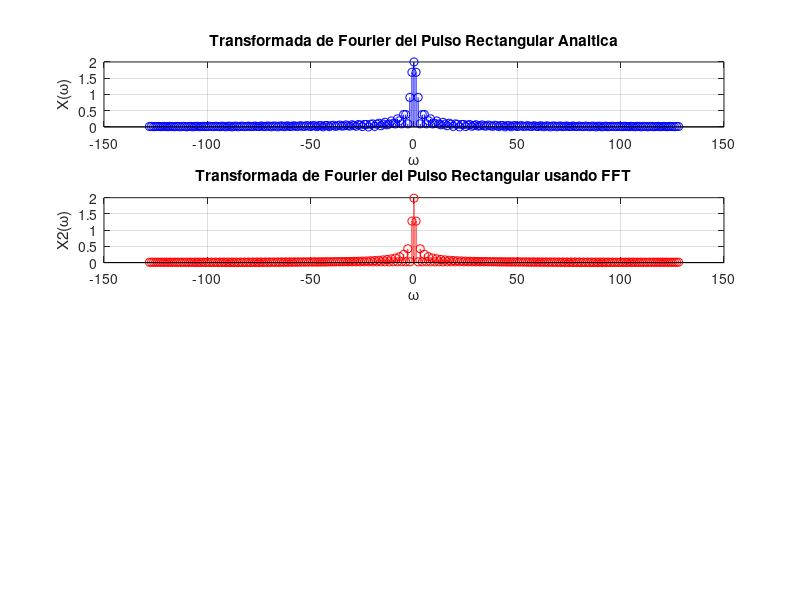

Reproduce this figure in MATLAB.
% Script OCTAVE para la transformada de Fourier del pulso rectangular.
a1=1; 	
T=4;    
Ts=1/64;                                                                    % duraci�n de la se�al
f0=T/Ts;                                                                      % valor de la frecuencia lineal
fs=50*f0;                                                % intervalo de muestreo y frecuencia de muestreo
t=[-T/2:Ts:T/2];                                                             % vector de tiempo
f=[-128:128];                                                                % vector de frecuencias
wm = 5;
ws1 = -10;
ws2 = 10;


x=abs(t)<a1; 
Xw=fft(x)*Ts; 

sa=inline('(sin(x)+(x==0))./(x+(x==0))','x'); 	% Genera la funci�n sa(x)=sin(x)/x.

ta= (2*a1*sa(a1*f));

pb = abs(f) <= wm; %filtro pasa-bajas
pa = abs(f) >= wm;
pbd = ws1 <= abs(f) & abs(f) <= ws2; 
sbd = ~ (ws1 <= abs(f) & abs(f) <= ws2);


y1 = abs(fftshift(Xw)).*pb;
y2 = abs(fftshift(Xw)).*pa;
y3 = abs(fftshift(Xw)).*pbd;
y4 = abs(fftshift(Xw)).*sbd;
iy1 = ifft(y1);
iy2 = ifft(y2);
iy3 = ifft(y3);
iy4 = ifft(y4);


disp('1) Filtro pasa-bajas');

disp('2) Filtro pasa-altas');

disp('3) Filtro pasa-banda');

disp('4) Filtro suprime-banda');

option = input('Cual filtro desea usar?');



switch (option)
  case 1
    subplot(4,1,1); stem(f,abs(ta),'-b'); xlabel('\omega'); ylabel('X(\omega)'); title('Transformada de Fourier del Pulso Rectangular Analtica'); grid;
    subplot(4,1,2); stem(f,fftshift(abs(Xw)),'-r'); xlabel('\omega'); ylabel('X2(\omega)'); title('Transformada de Fourier del Pulso Rectangular usando FFT'); grid;
    subplot(4,1,3); stem(f,y1,'-g'); xlabel('\omega'); ylabel('H(\omega)'); title('Filtro pasa-bajas'); grid;
    subplot(4,1,4); stem(t,iy1,'-b'); xlabel('t'); ylabel('y1(t)'); title('Deformacion x(t) por el filtro pasabajas'); grid; 
  case 2
    subplot(4,1,1); stem(f,abs(ta),'-b'); xlabel('\omega'); ylabel('X(\omega)'); title('Transformada de Fourier del Pulso Rectangular Analtica'); grid;
    subplot(4,1,2); stem(f,fftshift(abs(Xw)),'-r'); xlabel('\omega'); ylabel('X2(\omega)'); title('Transformada de Fourier del Pulso Rectangular usando FFT'); grid;
    subplot(4,1,3); stem(f,y2,'-g'); xlabel('\omega'); ylabel('H(\omega)'); title('Filtro pasa-altas'); grid;
    subplot(4,1,4); stem(t,iy2,'-b'); xlabel('t'); ylabel('y1(t)'); title('Deformacion x(t) por el filtro pasa-altas'); grid; 
    
  case 3
    subplot(4,1,1); stem(f,abs(ta),'-b'); xlabel('\omega'); ylabel('X(\omega)'); title('Transformada de Fourier del Pulso Rectangular Analtica'); grid;
    subplot(4,1,2); stem(f,fftshift(abs(Xw)),'-r'); xlabel('\omega'); ylabel('X2(\omega)'); title('Transformada de Fourier del Pulso Rectangular usando FFT'); grid;
    subplot(4,1,3); stem(f,y3,'-g'); xlabel('\omega'); ylabel('H(\omega)'); title('Filtro pasa-banda'); grid;
    subplot(4,1,4); stem(t,iy3,'-b'); xlabel('t'); ylabel('y1(t)'); title('Deformacion x(t) por el filtro pasa-banda'); grid;
    
 case 4
    subplot(4,1,1); stem(f,abs(ta),'-b'); xlabel('\omega'); ylabel('X(\omega)'); title('Transformada de Fourier del Pulso Rectangular Analtica'); grid;
    subplot(4,1,2); stem(f,fftshift(abs(Xw)),'-r'); xlabel('\omega'); ylabel('X2(\omega)'); title('Transformada de Fourier del Pulso Rectangular usando FFT'); grid;
    subplot(4,1,3); stem(f,y4,'-g'); xlabel('\omega'); ylabel('H(\omega)'); title('Filtro suprime-banda'); grid;
    subplot(4,1,4); stem(t,iy4,'-b'); xlabel('t'); ylabel('y1(t)'); title('Deformacion x(t) por el filtro suprime-banda'); grid;
    
  otherwise
    subplot(4,1,1); stem(f,abs(ta),'-b'); xlabel('\omega'); ylabel('X(\omega)'); title('Transformada de Fourier del Pulso Rectangular Analtica'); grid;
    subplot(4,1,2); stem(f,fftshift(abs(Xw)),'-r'); xlabel('\omega'); ylabel('X2(\omega)'); title('Transformada de Fourier del Pulso Rectangular usando FFT'); grid;
endswitch




